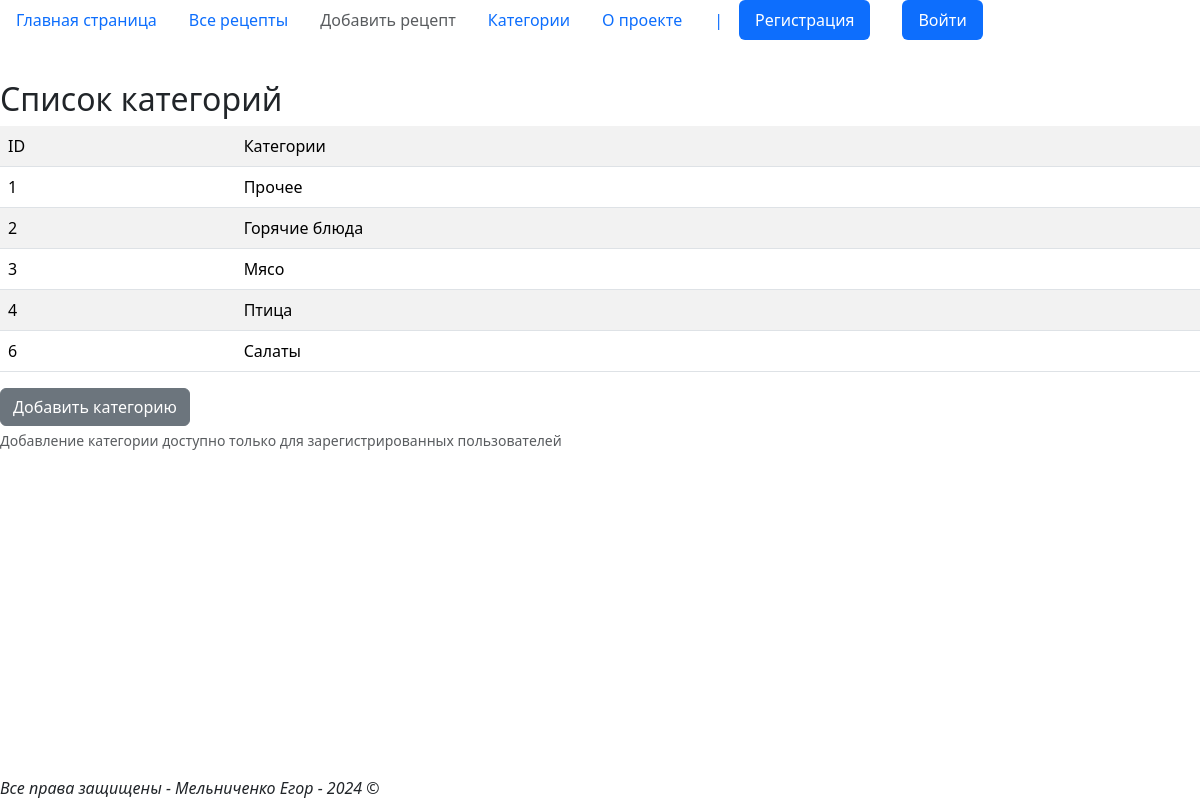
The page /recipes/get_category/ on the database as committed earlier.
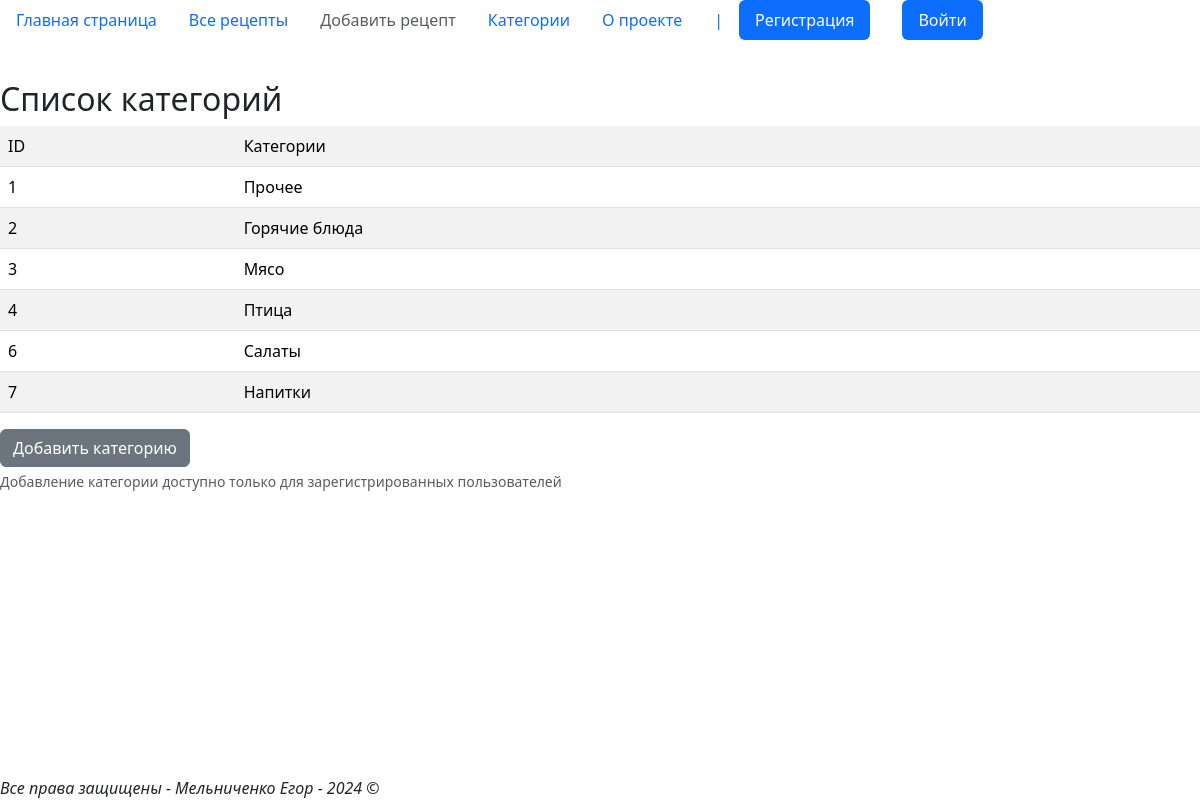
The same page on the database as committed later.
### cbookapp/models.py (models this page shows, shortened)
class Categories(models.Model):
    name = models.CharField(max_length=20)

### cbookapp/views.py (the view)
# urls.py: path('get_category/', views.get_category, name='get_category'),
def get_category(request):
    categories = Categories.objects.all()
    context = {'categories': categories, 'name': 'Категории'}
    return render(request, 'cbookapp/get_category.html', context)

### cbookapp/templates/cbookapp/get_category.html (shortened to what this page needs)
{% extends 'base.html' %}
{% block content %}
<h2> Список категорий </h2>
<table class="table table-striped table-hover">
    <tr>
        <td>ID</td>
        <td>Категории</td>
    </tr>
    {% for category in categories %}
    <tr>
        <td>{{ category.id }}</td>
        <td>{{ category.name }}</td>
    </tr>
    {% endfor %}
</table>
{% if request.user.is_authenticated %}
<a class="btn btn-primary" href="/recipes/add_category/" role="button">Добавить категорию</a>
{% else %}
<a class="btn btn-secondary" href="#" role="button">Добавить категорию</a>
<div id="passwordHelpBlock" class="form-text">
    Добавление категории доступно только для зарегистрированных пользователей
</div>
{% endif %}
{% endblock %}

Rows that differ between the two databases and show on the page:
added Categories: id "7", name "Напитки"
